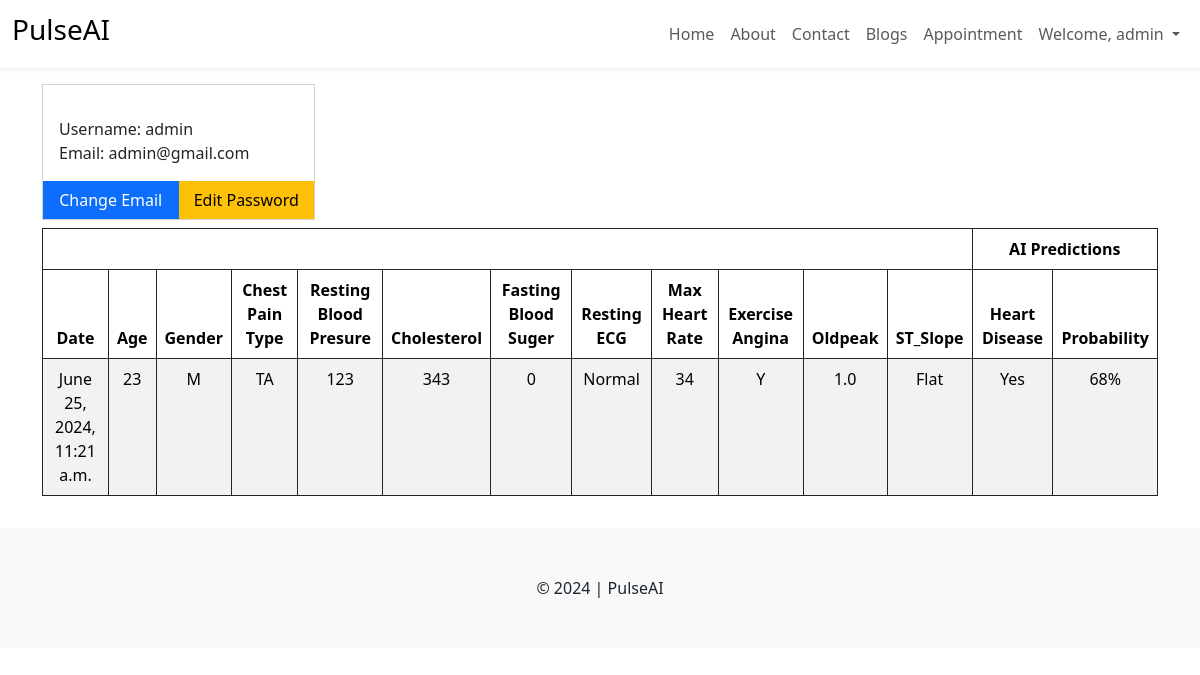
The app's page /patient/profile/ (signed in), older data.
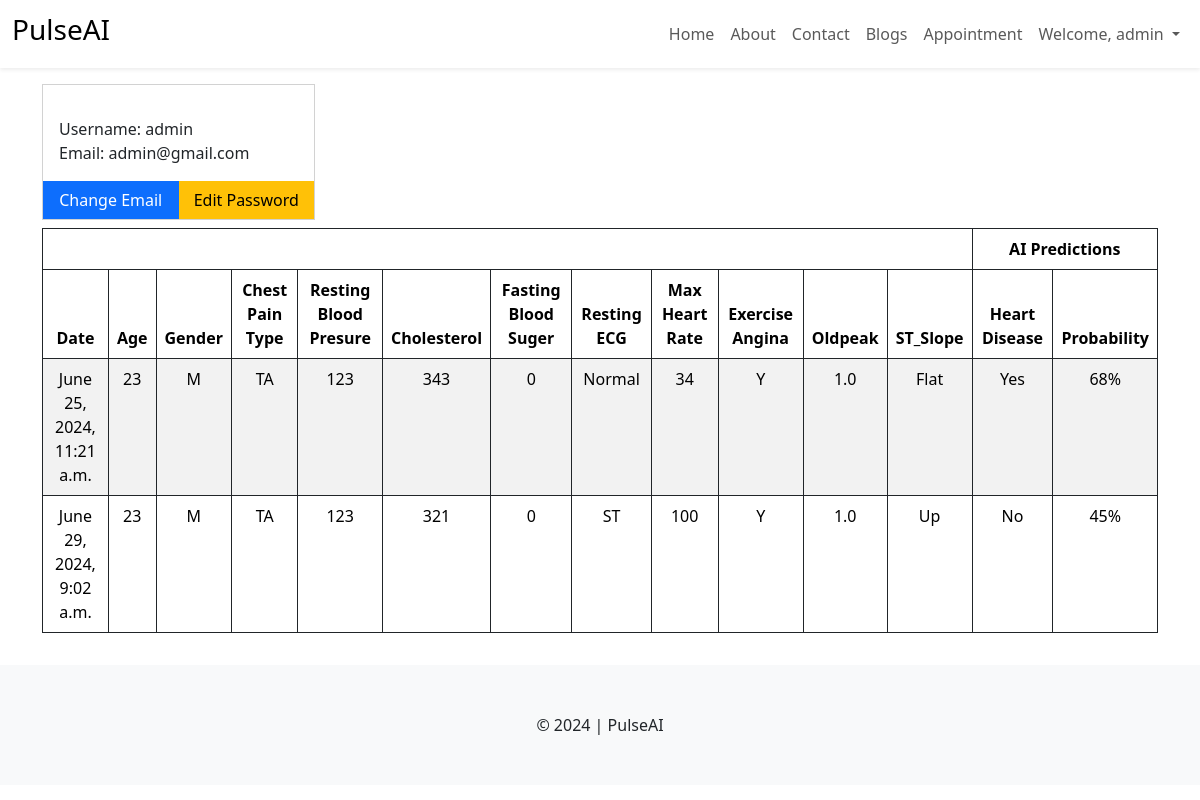
The same page, newer data.
### patient/models.py (models this page shows, shortened)
class HeartVital(models.Model):
    user = models.ForeignKey(User, on_delete=models.CASCADE)
    created_at = models.DateTimeField(auto_now_add=True)
    Age = models.IntegerField()
    Sex = models.CharField(max_length=255, choices=GENDER_OPTIONS)
    ChestPainType = models.CharField(max_length=255, choices=CHEST_PAIN_OPTIONS, verbose_name='Chest Pain Type')
    RestingBP = models.IntegerField(verbose_name='Resting Blood Presure (60-220)')
    Cholesterol = models.IntegerField()
    FastingBS = models.CharField(max_length=255, choices=BLOOD_SUGER_OPTIONS, verbose_name='Fasting Blood Suger (60 - 900)')
    RestingECG = models.CharField(max_length=255, choices=RESTING_ECG_OPTIONS, verbose_name='Resting ECG Condition')
    MaxHR = models.IntegerField(verbose_name='Maximum Heart Rate (60 - 220)')
    ExerciseAngina = models.CharField(max_length=255, choices=EXERCISE_ANGINA_OPTIONS, verbose_name='Exercise Angina')
    Oldpeak = models.FloatField(verbose_name='Oldpeak(-2.5 - +2.5)')
    ST_Slope = models.CharField(max_length=255, choices=ST_SLOPE_OPTIONS)
    heart_disease = models.CharField(max_length=255, blank=True)
    prediction_probability = models.CharField(max_length=255, blank=True)

### patient/views.py (the view)
# urls.py: path("profile/", views.profile, name="profile"),
def profile(request):
    heart_vitals = HeartVital.objects.filter(user=request.user)
    visits = {}
    if Patient.objects.filter(patient=request.user).exists():
        patient = Patient.objects.get(patient=request.user)
        visits = Visit.objects.filter(patient=patient)
    context = {
        'heart_vitals': heart_vitals,
        'visits': visits
    }
    return render(request, 'patient/profile.html', context)

### templates/patient/profile.html (shortened to what this page needs)
{% extends "layout.html" %}
{% block content %}
<div class="container my-3">
    <div class="row g-2">
        <div class="col-md-3">
            <div class="card rounded-0">
                <div class="card-body">
                    <p class="mb-0">Username: {{user.username}}</p>
                    <p class="mb-0">Email: {{user.email}}</p>
                </div>
                <div class="d-flex">
                    <a href="" class="btn btn-primary w-50 rounded-0">Change Email</a>
                    <a href="" class="btn btn-warning w-50 rounded-0">Edit Password</a>
                </div>
            </div>
        </div>
        <div class="col-md-9 d-flex flex-wrap gap-2">
        </div>
    </div>
    <div class="row my-2">
        <div class="col-md-12">
            <div class="table-responsive">
                <table class="table table-striped table-bordered border-dark text-center">
                    <thead>
                        <tr>
                            <th colspan="12"></th>
                            <th colspan="2">AI Predictions</th>
                        </tr>
                        <tr>
                            <th>Date</th>
                            <th>Age</th>
                            <th>Gender</th>
                            <th>Chest Pain Type</th>
                            <th>Resting Blood Presure</th>
                            <th>Cholesterol</th>
                            <th>Fasting Blood Suger</th>
                            <th>Resting ECG</th>
                            <th>Max Heart Rate</th>
                            <th>Exercise Angina</th>
                            <th>Oldpeak</th>
                            <th>ST_Slope</th>
                            <th>Heart Disease</th>
                            <th>Probability</th>
                        </tr>
                    </thead>
                    <tbody>
                        {% for hv in heart_vitals  %}
                        <tr>
                            <td>{{hv.created_at}}</td>
                            <td>{{hv.Age}}</td>
                            <td>{{hv.Sex}}</td>
                            <td>{{hv.ChestPainType}}</td>
                            <td>{{hv.RestingBP}}</td>
                            <td>{{hv.Cholesterol}}</td>
                            <td>{{hv.FastingBS}}</td>
                            <td>{{hv.RestingECG}}</td>
                            <td>{{hv.MaxHR}}</td>
                            <td>{{hv.ExerciseAngina}}</td>
                            <td>{{hv.Oldpeak}}</td>
                            <td>{{hv.ST_Slope}}</td>
                            <td>{{hv.heart_disease}}</td>
                            <td>{{hv.prediction_probability}}</td>
                        </tr>
                        {% endfor %}
                    </tbody>
                </table>
            </div>
        </div>
    </div>
</div>
{% endblock %}

### templates/layout.html (shortened to what this page needs)
{% load static %}
<!DOCTYPE html>
<html lang="en">
<head>
    <link rel="stylesheet" href="https://cdnjs.cloudflare.com/ajax/libs/font-awesome/6.5.2/css/all.min.css" />
    <link rel="stylesheet" href="{% static "css/bootstrap.min.css" %}">
    <link rel="stylesheet" href="{% static "css/style.css" %}">
</head>
<body>
    <nav class="navbar navbar-expand-lg mb-1 shadow-sm">
        <div class="container-fluid">
          <a class="navbar-brand" href="#">
            <h3>PulseAI</h3>
          </a>
          <div class="collapse navbar-collapse" id="navbarNav">
            <ul class="navbar-nav ms-auto">
              <li class="nav-item">
                <a class="nav-link" href="{% url "home" %}">Home</a>
              </li>
              <li class="nav-item">
                <a class="nav-link" href="{% url "about" %}">About</a>
              </li>
              <li class="nav-item">
                <a class="nav-link" href="{% url "contact" %}">Contact</a>
              </li>
              <li class="nav-item">
                <a class="nav-link" href="{% url "blogs" %}">Blogs</a>
              </li>
              {% if user.is_authenticated %}
              <li class="nav-item">
                <a class="nav-link" href="{% url "appointment" %}">Appointment</a>
              </li>
              <li class="nav-item dropdown">
                <a class="nav-link dropdown-toggle" href="#" role="button" data-bs-toggle="dropdown" aria-expanded="false">
                  Welcome, {{user.username}}
                </a>
              </li>
              {% endif %}
            </ul>
          </div>
        </div>
      </nav>
    {% block content %}
    {% endblock %}
    <footer class="bg-light py-5 text-center mt-3">
        &copy; 2024 | PulseAI
    </footer>
</body>
</html>

Row changes from the older to the newer data that the page shows:
added HeartVital: created_at "June 29, 2024, 9:02 a.m.", Age "23", Sex "M", ChestPainType "TA", RestingBP "123", Cholesterol "321", FastingBS "0", RestingECG "ST", MaxHR "100", ExerciseAngina "Y", Oldpeak "1.0", ST_Slope "Up", heart_disease "No", prediction_probability "45%"
